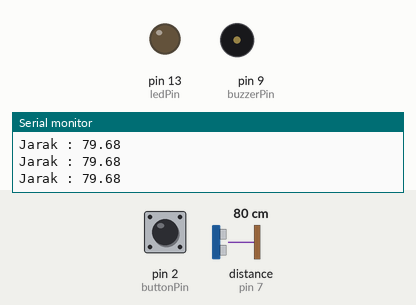
The sketch below on a simulated Arduino Uno, built with avr-gcc and run on an emulated ATmega328P. Shown: output pins drawn as LEDs (lit = HIGH), buzzer (waves = sounding), the last lines printed to the serial monitor. Wiring (inferred from the names in the program): ultrasonic range finder: trigger pin 4; echo pin 7. Inputs (shaded band) come from the test bench; at power-on: distance to the obstacle (sensor on pin 7) 80 cm, pin 2 (buttonPin) LOW. The echo pulse lasts 58.3 µs per cm; pins used as bus, display or sensor lines are not drawn.

Above: at 1.4 s.
1.5 s: distance to the obstacle (sensor on pin 7) set to 34 cm
3.1 s: distance to the obstacle (sensor on pin 7) set to 27 cm
At 4.3 s:
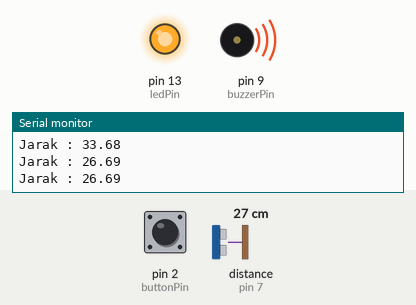
5.2 s: distance to the obstacle (sensor on pin 7) set to 35 cm
At 6.0 s:
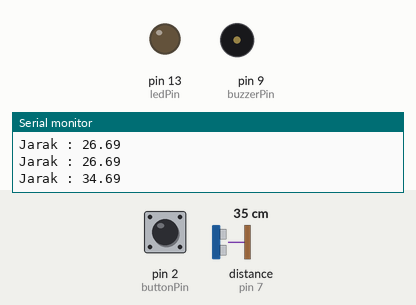
7.0 s: distance to the obstacle (sensor on pin 7) set to 2 cm
At 7.7 s:
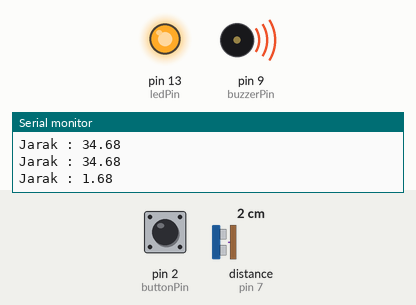
Timing chart, 0 to 9.8 s (numbered marks = the images above; inputs shaded):
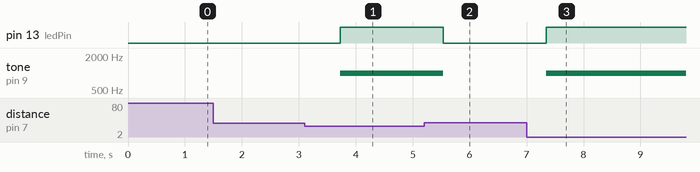

Measured:
- the behaviour switches between 31 and 30 cm on distance to the obstacle (sensor on pin 7) (found by bisection; images 0 and 1)
- after the input at 3.1 s, pin 13 (ledPin): LOW → HIGH after 0.63 s; tone on pin 9 (buzzerPin): silent → 1000 Hz after 0.63 s
- after the input at 5.2 s, pin 13 (ledPin): HIGH → LOW after 0.34 s; tone on pin 9 (buzzerPin): 1000 Hz → silent after 0.34 s
- after the input at 7.0 s, pin 13 (ledPin): LOW → HIGH after 0.34 s; tone on pin 9 (buzzerPin): silent → 1000 Hz after 0.34 s

The sketch:

menggunakan_sensor_hc_sr04_dan_led_buzzer_sebagai_peringatan.ino
```cpp
//Percobaan 5_Sistem Alarm jarak menggunakan sensor hc sr04 dan led buzzer sebagai peringatan_copy_20230125162310
// constants won't change. They're used here to set pin numbers:
const int triggerpin = 4;
const int echopin = 7;
const int buttonPin = 2;  // the number of the pushbutton pin
const int ledPin = 13;    // the number of the LED pin
      int buzzerPin = 9;

float duration;
float distance;

// variables will change:
int buttonState = 0;  // variable for reading the pushbutton status

void setup() {
  Serial.begin(9600);
  // initialize the LED pin as an output:
  pinMode(ledPin, OUTPUT);
  pinMode(buzzerPin, OUTPUT);
  // initialize the pushbutton pin as an input:
  pinMode(buttonPin, INPUT);
  //inialisasi triggerpin sebagai input dan echopin sebagai output
  pinMode(triggerpin, OUTPUT);
  pinMode(echopin, INPUT);

}

void loop() {
  // read the state of the pushbutton value:
  buttonState = digitalRead(buttonPin);
  digitalWrite(triggerpin, LOW);
  delayMicroseconds(2);

  digitalWrite(triggerpin, HIGH);
  delayMicroseconds(10);
  digitalWrite(triggerpin, LOW);

  duration = pulseIn(echopin, HIGH);
  distance = (duration * 0.0343) / 2;
  Serial.print("Jarak : ");
  Serial.println(distance);

  delay(100);

  // check if the pushbutton is pressed. If it is, the buttonState is HIGH:
  if ( distance <= 30.000 ) {
    // turn LED on:
    digitalWrite(ledPin, HIGH);
    tone(buzzerPin,1000,5000);
    delay(500);
  } else {
    // turn LED off:
    digitalWrite(ledPin, LOW);
    noTone(buzzerPin);
    delay(500);
  }
}
```
